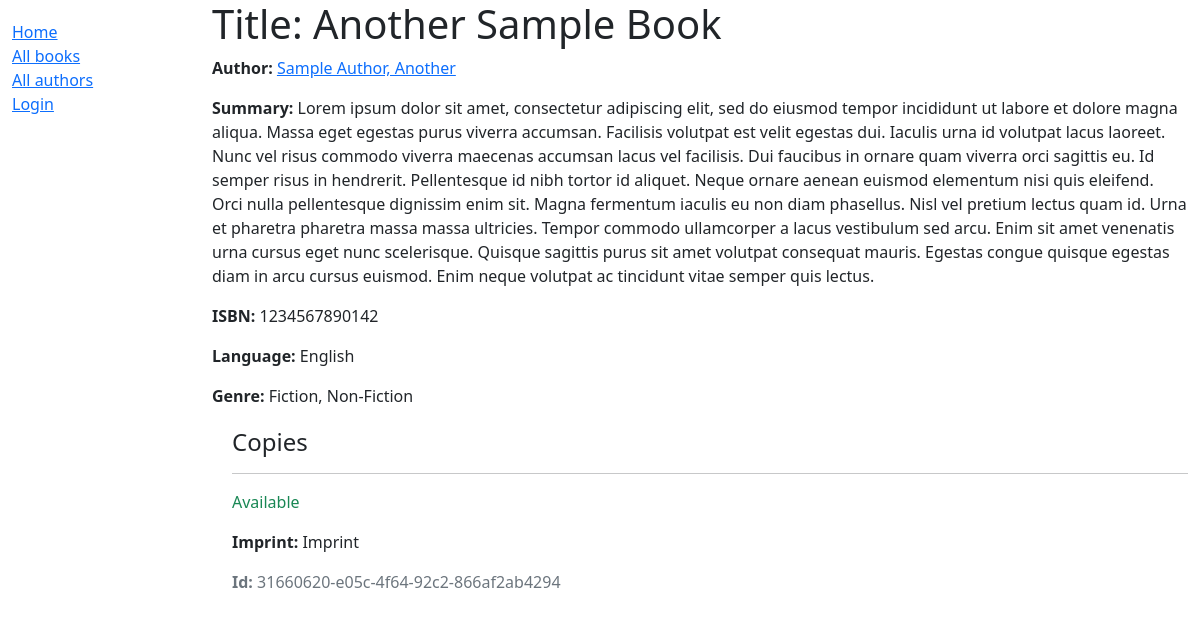
Before: /catalog/books/2 with the older database file.
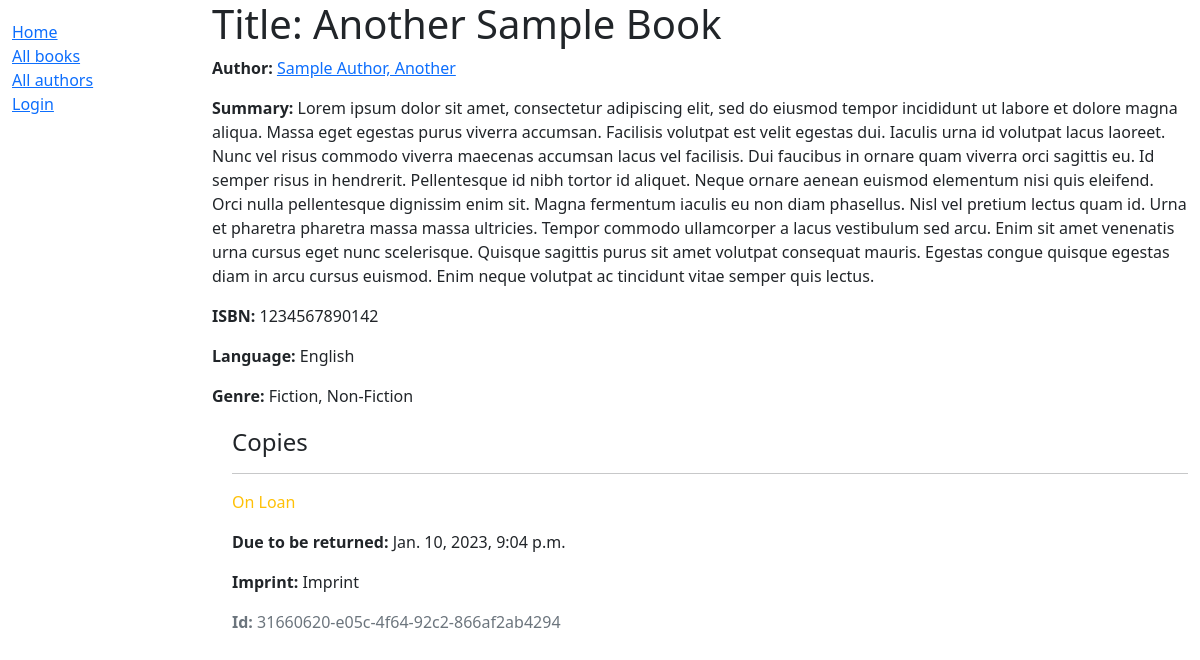
After: the same page with the newer database file.
### catalog/models.py (models this page shows, shortened)
class BookInstance(models.Model):
    id = models.UUIDField(
        primary_key=True, default=uuid.uuid4, help_text="Unique ID for this book copy"
    )
    book = models.ForeignKey(Book, on_delete=models.RESTRICT, null=True)
    imprint = models.CharField(max_length=200)
    due_back = models.DateTimeField(null=True, blank=True)
    borrower = models.ForeignKey(User, on_delete=models.SET_NULL, null=True, blank=True)
    LOAN_STATUS = (
        ("m", "Maintenance"),
        ("o", "On Loan"),
        ("a", "Available"),
        ("r", "Reserved"),
    )
    status = models.CharField(
        max_length=1,
        choices=LOAN_STATUS,
        blank=True,
        default="m",
        help_text="Book availability",
    )
    class Meta:
        ordering = ["due_back"]
        permissions = [("can_mark_returned", "Set book as returned")]

### catalog/views.py (the view)
# urls.py: path("books/<int:pk>", views.BookDetailView.as_view(), name="book-detail"),
class BookDetailView(DetailView):
    model = Book
    template_name = "book_detail.html"
    context_object_name = "book_detail"

### catalog/models.py (called while the page is built)
    def __str__(self):
        return self.name

    def __str__(self):
        return self.name

    def __str__(self):
        return f"{self.last_name}, {self.first_name}"

### templates/book_detail.html
{% extends "base.html" %}
{% block content %}
  <h1>Title: {{ book_detail.title }}</h1>
  <p><strong>Author:</strong> <a href="{% url "author-detail" book_detail.author.pk %}">{{ book_detail.author }}</a></p>
  <p><strong>Summary:</strong> {{ book_detail.summary }}</p>
  <p><strong>ISBN:</strong> {{ book_detail.isbn }}</p>
  <p><strong>Language:</strong> {{ book_detail.language }}</p>
  <p><strong>Genre:</strong> {{ book_detail.genre.all|join:", " }}</p>
  <div style="margin-left:20px;margin-top:20px">
    <h4>Copies</h4>
    {% for copy in book_detail.bookinstance_set.all %}
      <hr>
      <p class="{% if copy.status == 'a' %}text-success{% elif copy.status == 'm' %}text-danger{% else %}text-warning{% endif %}">
        {{ copy.get_status_display }}
      </p>
      {% if copy.status != 'a' %}
        <p><strong>Due to be returned:</strong> {{ copy.due_back }}</p>
      {% endif %}
      <p><strong>Imprint:</strong> {{ copy.imprint }}</p>
      <p class="text-muted"><strong>Id:</strong> {{ copy.id }}</p>
    {% endfor %}
  </div>
{% endblock %}

Changed rows visible on the page:
changed BookInstance "Imprint": status "Available" → "On Loan"; due_back (not shown) → "Jan. 10, 2023, 9:04 p.m."
